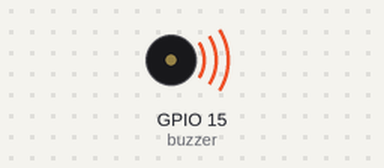
This program was run on a simulated ESP32 board running MicroPython. Parts: buzzer (waves = sounding). What the program prints to the serial console is not drawn.

Above: at 0.15 s.
At 2.1 s:
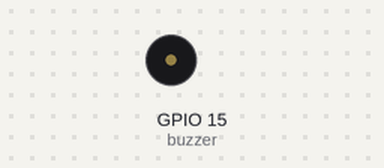
Timing chart, 0 to 8.8 s (numbered marks = the images above):
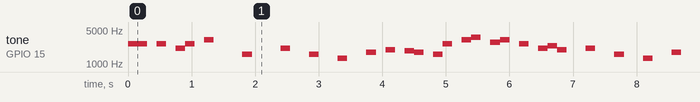

The program:

main.py
```python
import machine
from time import sleep_ms

# Link do Wowki: https://wokwi.com/projects/368002143833132033

buzzerPin = 15
delay = 150
duty = 216


buzzer = machine.PWM(machine.Pin(buzzerPin))

# Notas Musicais
E6  = 1319
G6  = 1568
A6  = 1760
AS6 = 1865
B6  = 1976
C7  = 2093
D7  = 2349
E7  = 2637
F7  = 2794
G7  = 3136
A7  = 3520

# Melodia do Mario
mario = [
     E7, E7,  0, E7,  0, C7, E7,  0,
     G7,  0,  0,  0, G6,  0,  0,  0,
     C7,  0,  0, G6,  0,  0, E6,  0,
      0, A6,  0, B6,  0,AS6, A6,  0,
     G6, E7,  0, G7, A7,  0, F7, G7,
      0, E7,  0, C7, D7, B6,  0,  0,
     C7,  0,  0, G6,  0,  0, E6,  0,
      0, A6,  0, B6,  0,AS6, A6,  0,
     G6, E7,  0, G7, A7,  0, F7, G7,
      0, E7,  0, C7, D7, B6,  0,  0,
    ]

while True:
    buzzer.init(freq=440, duty=0)
    print("Playing Mario!")
    for note in mario:
        if note == 0:
            buzzer.duty(0)
        else:
            buzzer.duty(duty)
            buzzer.freq(note)
        sleep_ms(delay)
    sleep_ms(delay*10)
    buzzer.deinit()
```

Measured:
- by itself, tone on GPIO 15 (buzzer): plays 2637 Hz for 0.30 s, 2637 Hz for 0.15 s, 2093 Hz for 0.15 s, 2637 Hz for 0.15 s, 3136 Hz for 0.15 s, 1568 Hz for 0.15 s … (386 notes in this stretch)
